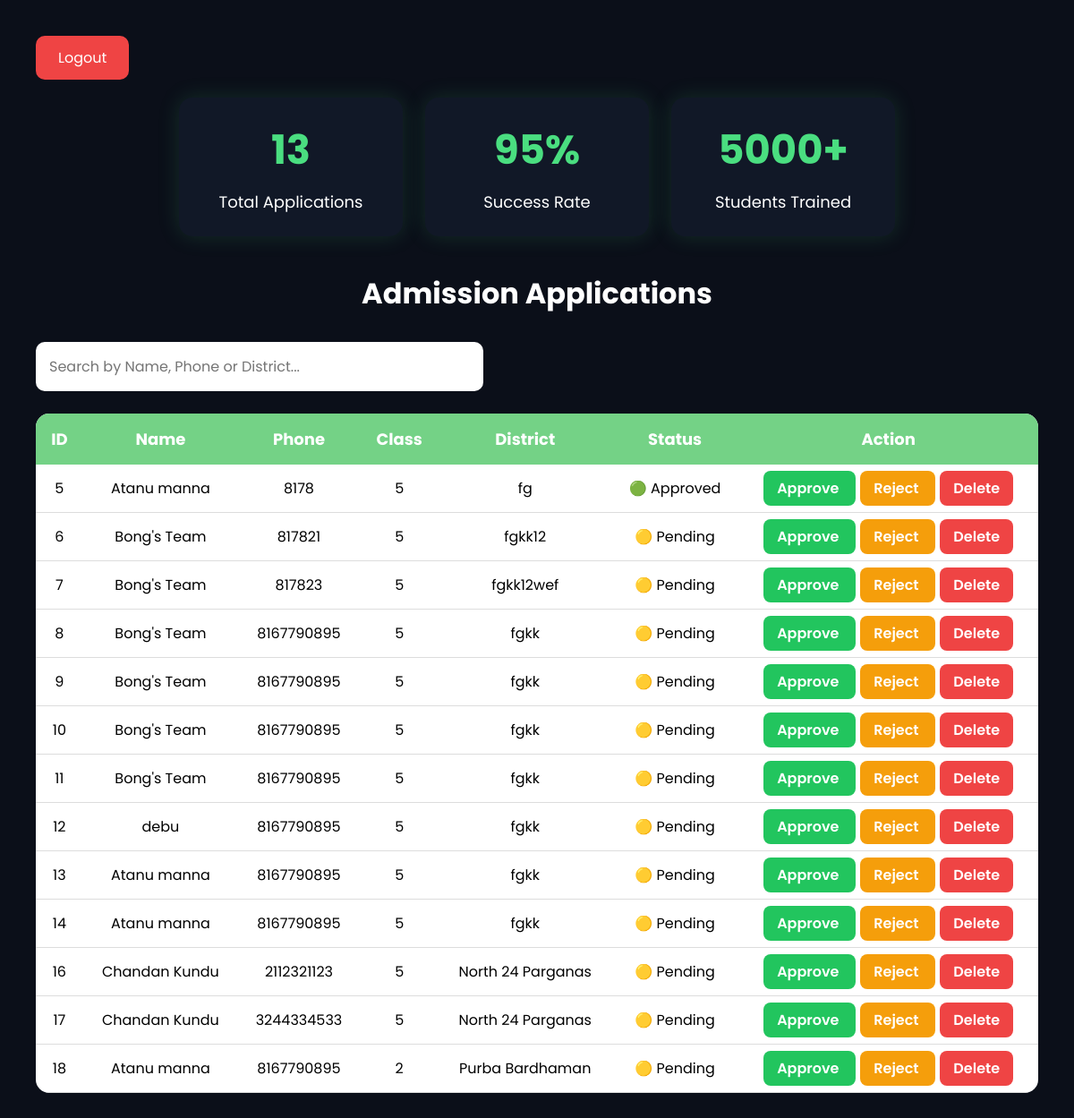
/admin (signed in), run on the app's committed database.
### tables this page shows
CREATE TABLE students(
    id INTEGER PRIMARY KEY AUTOINCREMENT,
    name TEXT,
    phone TEXT,
    student_class TEXT,
    district TEXT
, status TEXT DEFAULT 'Pending');

### app.py (the view)
@app.route("/admin")
def admin():
    if "admin" not in session:
        return redirect("/login")
    conn = sqlite3.connect("admissions.db")
    cursor = conn.cursor()
    cursor.execute("SELECT * FROM students")
    students = cursor.fetchall()
    cursor.execute("SELECT COUNT(*) FROM students")
    total_students = cursor.fetchone()[0]
    conn.close()
    return render_template(
        "admin.html",
        students=students,
        total_students=total_students
    )

### templates/admin.html (shortened to what this page needs)
<!DOCTYPE html>
<html lang="en">
<head>
</head>
<body>
    <a href="/logout" class="logout-btn">
        Logout
    </a>
    <div class="dashboard-cards">
        <div class="card">
            <h2>{{ total_students }}</h2>
            <p>Total Applications</p>
        </div>
        <div class="card">
            <h2>95%</h2>
            <p>Success Rate</p>
        </div>
        <div class="card">
            <h2>5000+</h2>
            <p>Students Trained</p>
        </div>
    </div>
    <h1>Admission Applications</h1>
    <input
    type="text"
    id="searchInput"
    placeholder="Search by Name, Phone or District..."
    class="search-box">
    <table id="studentTable">
        <tr>
            <th>ID</th>
            <th>Name</th>
            <th>Phone</th>
            <th>Class</th>
            <th>District</th>
            <th>Status</th>
            <th>Action</th>
        </tr>
        {% for student in students %}
        <tr>
            <td>{{ student[0] }}</td>
            <td>{{ student[1] }}</td>
            <td>{{ student[2] }}</td>
            <td>{{ student[3] }}</td>
            <td>{{ student[4] }}</td>
            <td>
                {% if student[5] == "Approved" %}
                    🟢 Approved
                {% elif student[5] == "Rejected" %}
                    🔴 Rejected
                {% else %}
                    🟡 Pending
                {% endif %}
            </td>
            <td>
                <a href="/approve/{{ student[0] }}"
                   class="approve-btn">
                   Approve
                </a>
                <a href="/reject/{{ student[0] }}"
                   class="reject-btn">
                   Reject
                </a>
                <a href="/delete/{{ student[0] }}"
                   class="delete-btn">
                   Delete
                </a>
            </td>
        </tr>
        {% endfor %}
    </table>
</body>
</html>

### templates/admin.html (style rules this page uses)
* { margin:0; padding:0; box-sizing:border-box; font-family:'Poppins',sans-serif; }
body { background:#0b0f19; color:white; padding:40px; }
h1 { text-align:center; margin-bottom:30px; }
.dashboard-cards { display:flex; justify-content:center; gap:25px; margin-bottom:40px; flex-wrap:wrap; }
.card { background:#111827; padding:25px; width:250px; border-radius:15px; text-align:center; box-shadow:0 0 25px rgba(74,222,128,.15); }
.card h2 { color:#4ade80; font-size:45px; margin-bottom:10px; }
.card p { color:white; font-size:18px; }
.search-box { width:100%; max-width:500px; padding:15px; margin-bottom:25px; border:none; border-radius:10px; font-size:16px; }
table { width:100%; border-collapse:collapse; background:white; color:black; border-radius:15px; overflow:hidden; }
th { background:#74d286; color:white; padding:15px; font-size:18px; }
td { padding:14px; text-align:center; border-bottom:1px solid #ddd; }
.approve-btn { background:#22c55e; color:white; padding:8px 15px; border-radius:8px; text-decoration:none; margin-right:5px; font-weight:600; }
.reject-btn { background:#f59e0b; color:white; padding:8px 15px; border-radius:8px; text-decoration:none; margin-right:5px; font-weight:600; }
.delete-btn { background:#ef4444; color:white; padding:8px 15px; border-radius:8px; text-decoration:none; font-weight:600; }
.logout-btn { display:inline-block; background:#ef4444; color:white; text-decoration:none; padding:12px 25px; border-radius:10px; margin-bottom:20px; }

### data on the page
students: id "5", name "Atanu manna", phone "8178", student_class "5", district "fg", status "🟢 Approved"
students: id "6", name "Bong's Team", phone "817821", student_class "5", district "fgkk12", status "🟡 Pending"
students: id "7", name "Bong's Team", phone "817823", student_class "5", district "fgkk12wef", status "🟡 Pending"
students: id "8", name "Bong's Team", phone "8167790895", student_class "5", district "fgkk", status "🟡 Pending"
students: id "9", name "Bong's Team", phone "8167790895", student_class "5", district "fgkk", status "🟡 Pending"
students: id "10", name "Bong's Team", phone "8167790895", student_class "5", district "fgkk", status "🟡 Pending"
students: id "11", name "Bong's Team", phone "8167790895", student_class "5", district "fgkk", status "🟡 Pending"
students: id "12", name "debu", phone "8167790895", student_class "5", district "fgkk", status "🟡 Pending"
students: id "13", name "Atanu manna", phone "8167790895", student_class "5", district "fgkk", status "🟡 Pending"
students: id "14", name "Atanu manna", phone "8167790895", student_class "5", district "fgkk", status "🟡 Pending"
students: id "16", name "Chandan Kundu", phone "2112321123", student_class "5", district "North 24 Parganas", status "🟡 Pending"
students: id "17", name "Chandan Kundu", phone "3244334533", student_class "5", district "North 24 Parganas", status "🟡 Pending"
students: id "18", name "Atanu manna", phone "8167790895", student_class "2", district "Purba Bardhaman", status "🟡 Pending"

### other printed values
{{ total_students }} "13"
